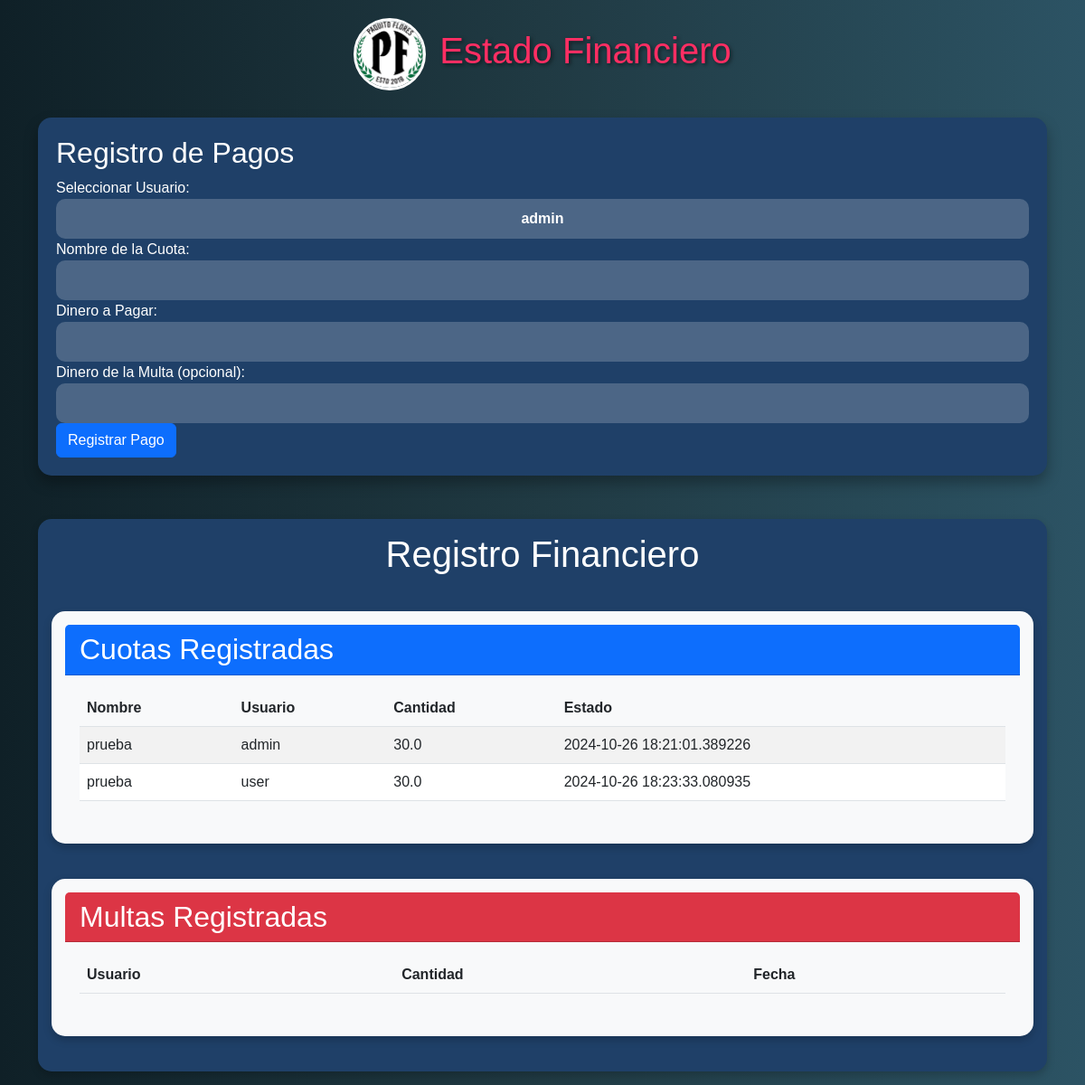
Before: /dinero/ (signed in) with the older database file.
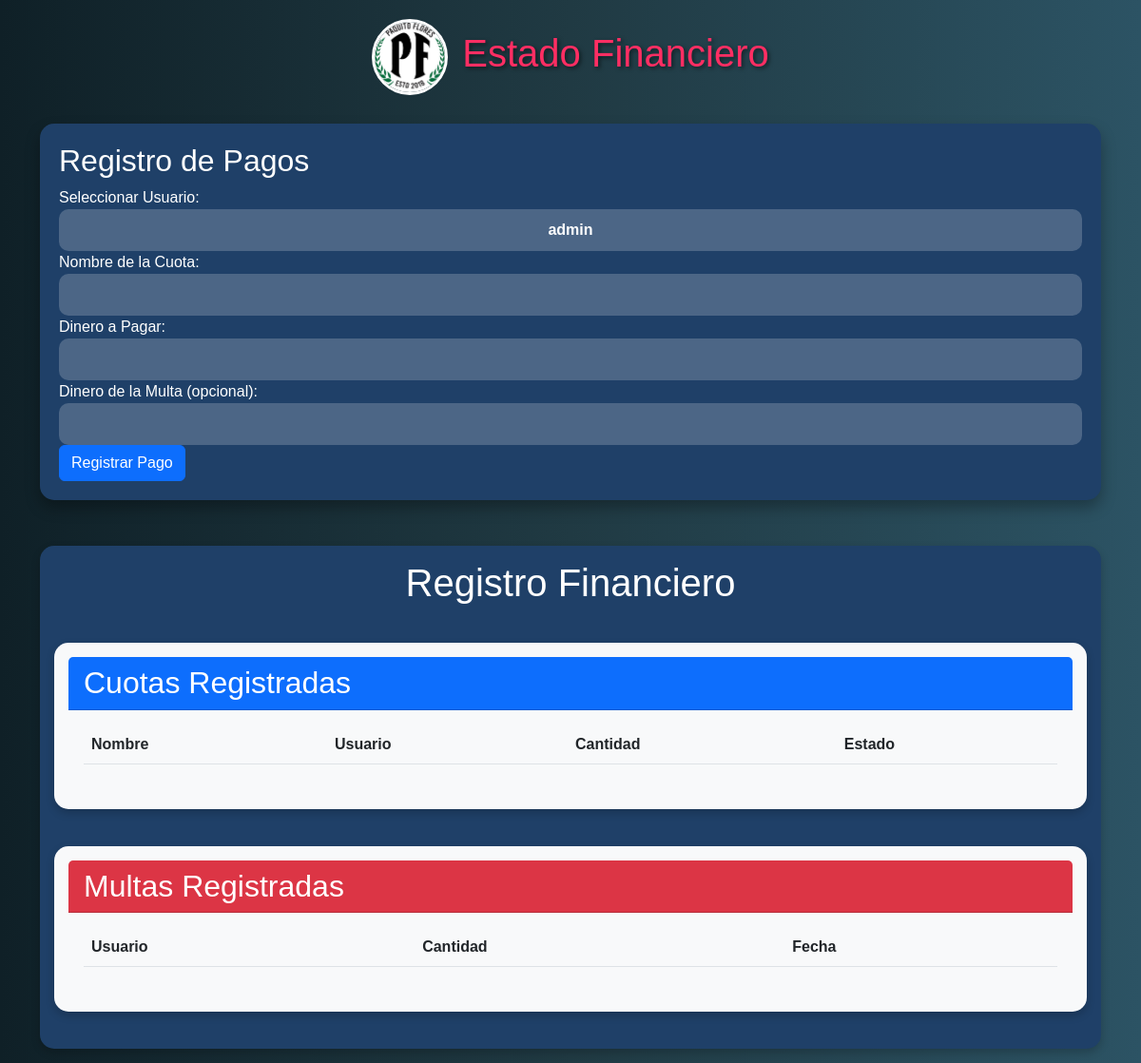
After: the same page with the newer database file.
### src/dbs/db_interface.py (models this page shows)
class Quota(Base):
    __tablename__ = 'cuotas'
    id = Column(Integer, primary_key=True)
    user_id = Column(Integer, ForeignKey('users.id'), nullable=False)
    name = Column(String, nullable=False)  # Nueva columna para el nombre de la cuota
    amount = Column(Float, nullable=False)
    date = Column(DateTime, default=datetime.datetime.utcnow)
    status = Column(String, nullable=False)
    fine_id = Column(Integer, ForeignKey('multas.id'))

### src/controllers/dinero.py (the view, shortened to what this page needs)
@dinero_bp.route('/', methods=['GET', 'POST'])
@login_requerido
def cuotas():
    usuarios = obtener_usuarios_service()
    cuotas = obtener_cuotas_service()
    if request.headers.get("Accept") == "application/json":
        return jsonify(cuotas), 200
    else:
        return render_template('dinero.html', cuotas=cuotas, usuarios=usuarios)

### src/controllers/auth.py (called while the page is built)
def login_requerido(f):
    @wraps(f)
    def decorated_function(*args, **kwargs):
        if 'user_id' not in session:
            flash('Debes iniciar sesión para acceder a esta página.')
            return redirect(url_for('auth.login'))  # Redirige al formulario de login
        return f(*args, **kwargs)
    return decorated_function

### src/dbs/db_interface.py (called while the page is built)
def conectar(db_path):
    try:
        conn = sqlite3.connect(db_path)
        return conn
    except sqlite3.Error as e:
        print(f"Error al conectar con la base de datos: {e}")
        return None

def cerrar(conn):
    if conn:
        conn.close()

### src/dbs/db_money.py (called while the page is built)
def obtener_cuotas(path_db = 'Paquito Flores.db'):
    conn = conectar(path_db)
    if conn:
        try:
            cursor = conn.cursor()
            cursor.execute('SELECT * FROM cuotas')
            cuotas = cursor.fetchall()
            print(Fore.YELLOW + "Cuota obtenida correctamente.")
            return cuotas
        except Exception as e:
            print(Fore.RED + f"Error al obtener cuotas: {e}")
        finally:
            cerrar(conn)

### src/dbs/db_user.py (called while the page is built)
def obtener_usuarios():
    conn = conectar('Paquito Flores.db')
    if conn:
        try:
            cursor = conn.cursor()
            cursor.execute('SELECT * FROM users')  # Selecciona todos los usuarios
            usuarios = cursor.fetchall()  # Obtén todos los resultados
            return usuarios  # Devuelve la lista de usuarios
        except Exception as e:
            print(Fore.RED + f"Error al obtener usuarios: {e}")
            return []  # Devuelve una lista vacía en caso de error
        finally:
            cerrar(conn)  # Asegúrate de cerrar la conexión

### src/services/dinero_service.py (called while the page is built)
def obtener_cuotas_service():
    return obtener_cuotas()

### src/services/user_service.py (called while the page is built)
def obtener_usuarios_service():
    return obtener_usuarios()

### src/templates/dinero.html (shortened to what this page needs)
<!DOCTYPE html>
<html lang="en">
<head>
    <link rel="stylesheet" href="https://cdn.jsdelivr.net/npm/bootstrap@5.3.0-alpha3/dist/css/bootstrap.min.css">
</head>
<body>
    <div class="container">
        <div class="main-title text-center mb-0 d-flex align-items-center " style="display: flex;    margin-bottom: 50px;">
            <div class="logo-container">
                <a href="{{ url_for('index.home') }}">
                    <img src="{{ url_for('static', filename='img/logo.jpg') }}" alt="Logo">
                </a>
            </div>
            <h1 class="text-center">Estado Financiero</h1>
        </div>
        {% if session['user_role'] in ['tesorero', 'administrador'] %}
        <div class="form-container">
            <h2>Registro de Pagos</h2>
            <form method="POST">
                <div class="form-group">
                    <label for="user_id">Seleccionar Usuario:</label>
                    <select name="user_id" id="user_id" class="form-control" required>
                        {% for usuario in usuarios %}
                            <option value="{{ usuario[1] }}">{{ usuario[1] }}</option>
                        {% endfor %}
                    </select>
                </div>
                <div class="form-group">
                    <label for="quota_name">Nombre de la Cuota:</label>
                    <input type="text" name="quota_name" id="quota_name" class="form-control" required>
                </div>
                <div class="form-group">
                    <label for="amount">Dinero a Pagar:</label>
                    <input type="number" name="amount" id="amount" class="form-control" required>
                </div>
                <div class="form-group">
                    <label for="multa_amount">Dinero de la Multa (opcional):</label>
                    <input type="number" name="multa_amount" id="multa_amount" class="form-control">
                </div>
                <button type="submit" class="btn btn-primary">Registrar Pago</button>
            </form>
        </div>
        {% endif %}
        <div class="card mt-5">
            <h1 class="text-center mb-4">Registro Financiero</h1>
            <div class="card card-financiero mb-4">
                <div class="card-header bg-primary text-white">
                    <h2 class="mb-0">Cuotas Registradas</h2>
                </div>
                <div class="card-body">
                    <table class="table table-striped table-hover">
                        <thead>
                            <tr>
                                <th>Nombre</th>
                                <th>Usuario</th>
                                <th>Cantidad</th>
                                <th>Estado</th>
                            </tr>
                        </thead>
                        <tbody>
                            {% for cuota in cuotas %}
                                <tr>
                                    <td>{{ cuota[2] }}</td>
                                    <td>{{ cuota[1] }}</td>
                                    <td>{{ cuota[3] }}</td>
                                    <td>{{ cuota[4] }}</td>
                                </tr>
                            {% endfor %}
                        </tbody>
                    </table>
                </div>
            </div>
            <div th:if="${current_user.role == 'tesorero'}" class="card card-financiero mb-4">
                <div class="card-header bg-danger text-white">
                    <h2 class="mb-0">Multas Registradas</h2>
                </div>
                <div class="card-body">
                    <table class="table table-striped table-hover">
                        <thead>
                            <tr>
                                <th>Usuario</th>
                                <th>Cantidad</th>
                                <th>Fecha</th>
                            </tr>
                        </thead>
                    </table>
                </div>
            </div>
        </div>
</body>
</html>

### src/templates/dinero.html (style rules this page uses)
body { background: linear-gradient(to right, #0f2027, #203a43, #2c5364); color: #ffffff; font-family: 'Arial', sans-serif; overflow-x: hidden; display: flex; align-items: center; flex-direction: column; }
.logo-container img { width: 80px; height: 80px; border-radius: 50%; border: 3px solid #ffffff; margin-right: 15px; animation: bounce 2s infinite; }
.container { margin-top: 20px; }
.main-title { text-align: center; margin-bottom: 30px; flex-wrap: nowrap; justify-content: center; text-align: center; display: inline-block; font-size: 2.5rem; color: #ff2e63; font-weight: bold; text-shadow: 2px 2px 4px rgba(0, 0, 0, 0.5); animation: fadeIn 1s ease-in-out; }
.form-container { margin-top: 30px; background-color: #1f4068; border-radius: 15px; padding: 20px; box-shadow: 0 8px 16px rgba(0, 0, 0, 0.3); transition: transform 0.3s, box-shadow 0.3s; margin-bottom: 30px; }
.form-label, .form-control { text-align: center; display: block; color: #ffffff; font-weight: bold; }
.form-control { text-align: center; width: 100%; padding: 10px 0; background: rgba(255, 255, 255, 0.2); border: none; border-radius: 10px; transition: background 0.3s, box-shadow 0.3s; }
.card { background-color: #1f4068; border: none; color: white; transition: transform 0.3s, box-shadow 0.3s; margin: 15px 0; padding: 15px; border-radius: 15px; box-shadow: 0 4px 10px rgba(0, 0, 0, 0.2); }
.card-financiero { background-color: #f8f9fa; border: none; color: white; transition: transform 0.3s, box-shadow 0.3s; margin: 15px 0; padding: 15px; border-radius: 15px; box-shadow: 0 4px 10px rgba(0, 0, 0, 0.2); }
.table th { background-color: #f8f9fa; font-weight: bold; }

Changed rows visible on the page:
removed Quota: name "prueba", user "admin", amount "30.0", date "2024-10-26 18:21:01.389226"
removed Quota: name "prueba", user "user", amount "30.0", date "2024-10-26 18:23:33.080935"
